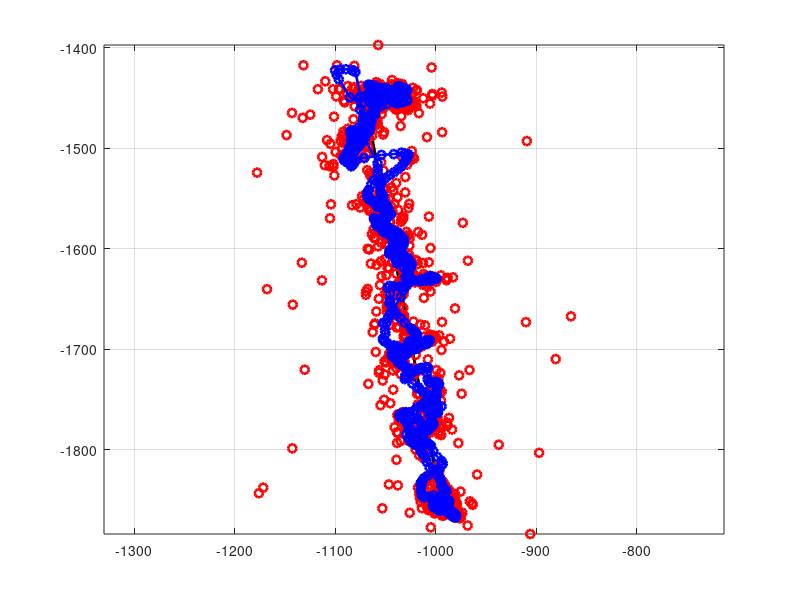

Here is the MATLAB script that generated this plot: (Note: this script raises an error after producing the figure.)
clear;
close all;

%%%%%%%%%%trajectory
traj_data1 = csvread('trajectoryBase.csv');
traj_epoch1 = traj_data1(:,1);
traj_epoch1 = traj_epoch1 - traj_data1(1,1);

east_ref1=traj_data1(:,2);
north_ref1 = traj_data1(:,3);
east_gnss1=traj_data1(:,4);
north_gnss1 = traj_data1(:,5);




traj_data2 = csvread('trajectory.csv');
traj_epoch2 = traj_data2(:,1);
traj_epoch2 = traj_epoch2 - traj_data2(1,1);

east_ref2=traj_data2(:,2);
north_ref2 = traj_data2(:,3);
east_gnss2=traj_data2(:,4);
north_gnss2 = traj_data2(:,5);

% traj_data3 = csvread('EKFtrajectory.csv');
% traj_epoch3 = traj_data3(:,1);
% traj_epoch3 = traj_epoch3 - traj_data3(1,1);

% east_ref3=traj_data3(:,2);
% north_ref3 = traj_data3(:,3);
% east_gnss3=traj_data3(:,4);
% north_gnss3 = traj_data3(:,5);


trajMoyion_data           = csvread('FGO_trajectoryllh_psr_dop_fusion.csv');
trajMoyion_data_epoch     = trajMoyion_data(:,1);
trajMoyion_data_epoch     = trajMoyion_data_epoch - trajMoyion_data(1,1);

vx                        =trajMoyion_data(:,6);
vy                        =trajMoyion_data(:,7);
vz                        =trajMoyion_data(:,8);
ax                        =trajMoyion_data(:,9);
ay                        =trajMoyion_data(:,10);
az                        =trajMoyion_data(:,11);
jx                        =trajMoyion_data(:,12);
jy                        =trajMoyion_data(:,13);
jz                        =trajMoyion_data(:,14);
sn                        =trajMoyion_data(:,15);

%EKF
% trajMoyion_dataE           = csvread('EKF_trajectoryllh_psr_dop_fusion.csv');
% trajMoyion_data_epochE     = trajMoyion_dataE(:,1);
% trajMoyion_data_epochE     = trajMoyion_data_epochE - trajMoyion_dataE(1,1);
% 
% vxE                        =trajMoyion_dataE(:,6);
% vyE                        =trajMoyion_dataE(:,7);
% vzE                        =trajMoyion_dataE(:,8);
% axE                        =trajMoyion_dataE(:,9);
% ayE                        =trajMoyion_dataE(:,10);
% azE                        =trajMoyion_dataE(:,11);
% jxE                        =trajMoyion_dataE(:,12);
% jyE                        =trajMoyion_dataE(:,13);
% jzE                        =trajMoyion_dataE(:,14);
% snE                        =trajMoyion_dataE(:,15);

figure(1)
axis equal
plot(east_ref1,north_ref1,'k-','LineWidth',1.9 )
hold on;
plot(east_gnss1,north_gnss1,'ro','LineWidth',1.9 )
hold on;
% plot(east_gnss3,north_gnss3,'go','LineWidth',1.9 )
% hold on;
plot(east_gnss2,north_gnss2,'bo-','LineWidth',1.9 )
hold on;
grid on;
hold on;
axis equal
ax = gca;
ax.FontSize = 16; 
xlabel('east (meters)');
ylabel('north (meters)');
legend('\fontsize{16} GT','\fontsize{16} WLS','\fontsize{16} EKF','\fontsize{16} FGO');
title('\fontsize{16} trajectory')


%%%%%%%%%%%% error
error_data1 = csvread('errorBase.csv');
figure(2)
subplot(2,1,1) % plot number of satellites
axis equal
error_epoch1 = error_data1(:,1);
error_epoch1 = error_epoch1 - error_data1(1,1);
error_gnss1=error_data1(:,2);
error_gnss1_3d=error_data1(:,3);

error_data2 = csvread('error.csv');
error_epoch2 = error_data2(:,1);
error_epoch2 =error_epoch2 -  error_data2(1,1);

error_gnss2=error_data2(:,2);
error_gnss2_3d=error_data2(:,3);

% error_data3 = csvread('EKFerror.csv');
% error_epoch3 = error_data3(:,1);
% error_epoch3 =error_epoch3 -  error_data3(1,1);

% error_gnss3 = error_data3(:,2);
% error_gnss3_3d = error_data3(:,3);


plot(error_epoch1,error_gnss1,'r-o','LineWidth',1.9 )
hold on;
plot(error_epoch2,error_gnss2,'b-o','LineWidth',1.9 )
hold on;
% plot(error_epoch3,error_gnss3,'g-o','LineWidth',1.9 )
% hold on;
% plot(errorEX_epoch,errorEX_gnss_3d,'g-o','LineWidth',1.9 )
% hold on;

grid on;
hold on;
ax = gca;
ax.FontSize = 16; 
xlabel('time (seconds)');
ylabel('error (meters)');
legend('\fontsize{16} WLS','\fontsize{16} FGO','\fontsize{16} EKF');
title('\fontsize{16} error')
mean(error_gnss1)
mean(error_gnss2)
sqrt(mean((error_gnss1).^2))
sqrt(mean((error_gnss2).^2))

% mean(error_gnss_3d)
subplot(2,1,2) % plot number of satellites
plot(trajMoyion_data_epoch,sn,'r-','LineWidth',1.9 )
hold on;
grid on;
hold on;
ax = gca;
ax.FontSize = 16; 
xlabel('time (seconds)');
ylabel('number of sat');
legend('\fontsize{16} number of sat');
title('\fontsize{16} number of sat')



figure(3)
subplot(5,1,1) % plot error
plot(error_epoch1,error_gnss1,'r-o','LineWidth',1.9 )
hold on;
plot(error_epoch2,error_gnss2,'b-o','LineWidth',1.9 )
hold on;
grid on;
hold on;
ax = gca;
ax.FontSize = 16; 
xlabel('time (seconds)');
ylabel('error (meters)');
legend('\fontsize{16} WLS','\fontsize{16} FGO');
title('\fontsize{16} error')

subplot(5,1,2) % plot velocity
plot(trajMoyion_data_epoch,vx,'r-o','LineWidth',1.9 )
hold on;
plot(trajMoyion_data_epoch,vy,'g-o','LineWidth',1.9 )
hold on;
plot(trajMoyion_data_epoch,vz,'b-o','LineWidth',1.9 )
hold on;
grid on;
hold on;
ax = gca;
ax.FontSize = 16; 
xlabel('time (seconds)');
ylabel('velocity (m/s)');
legend('\fontsize{16} x','\fontsize{16} y','\fontsize{16} z');
title('\fontsize{16} velocity')

subplot(5,1,3) % plot acceleration
plot(trajMoyion_data_epoch,ax,'r-o','LineWidth',1.9 )
hold on;
plot(trajMoyion_data_epoch,ay,'g-o','LineWidth',1.9 )
hold on;
plot(trajMoyion_data_epoch,az,'b-o','LineWidth',1.9 )
hold on;
grid on;
hold on;
ax = gca;
ax.FontSize = 16; 
xlabel('time (seconds)');
ylabel('acceleration (m/s^2)');
legend('\fontsize{16} x','\fontsize{16} y','\fontsize{16} z');
title('\fontsize{16} acceleration')


subplot(5,1,4) % plot jerk
plot(trajMoyion_data_epoch,jx,'r-','LineWidth',1.9 )
hold on;
plot(trajMoyion_data_epoch,jy,'g-','LineWidth',1.9 )
hold on;
plot(trajMoyion_data_epoch,jz,'b-','LineWidth',1.9 )
hold on;
grid on;
hold on;
ax = gca;
ax.FontSize = 16; 
xlabel('time (seconds)');
ylabel('jerk (m/s^3)');
legend('\fontsize{16} x','\fontsize{16} y','\fontsize{16} z');
title('\fontsize{16} jerk')

subplot(5,1,5) % plot number of satellites
plot(trajMoyion_data_epoch,sn,'r-','LineWidth',1.9 )
hold on;
grid on;
hold on;
ax = gca;
ax.FontSize = 16; 
xlabel('time (seconds)');
ylabel('number of sat');
legend('\fontsize{16} number of sat');
title('\fontsize{16} number of sat')





